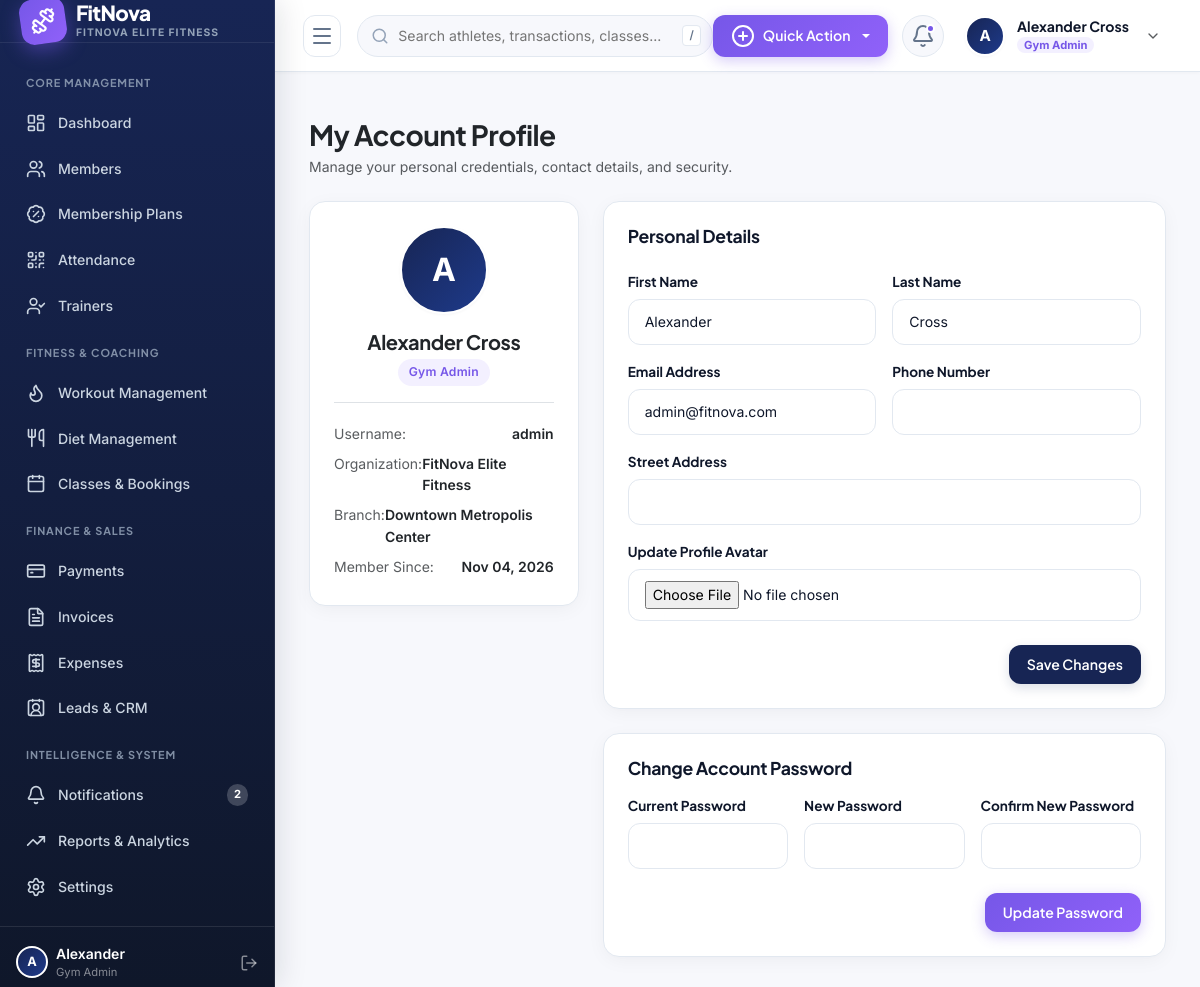
The page /accounts/profile/ (signed in) on the database its author committed.
### apps/accounts/models.py (models this page shows, shortened)
class GymOrganization(models.Model):
    name = models.CharField(max_length=200)
    slug = models.SlugField(max_length=220, unique=True)
    logo = models.ImageField(upload_to='organizations/logos/', null=True, blank=True)
    email = models.EmailField()
    phone = models.CharField(max_length=20)
    website = models.URLField(blank=True, default='')
    tax_id = models.CharField(max_length=50, blank=True, default='', verbose_name='Tax/GST ID')
    currency = models.CharField(max_length=10, default='$')
    is_active = models.BooleanField(default=True)
    created_at = models.DateTimeField(auto_now_add=True)
    updated_at = models.DateTimeField(auto_now=True)
    class Meta:
        verbose_name = 'Gym Organization'
        verbose_name_plural = 'Gym Organizations'
        ordering = ['name']

class User(AbstractUser):
    class Role(models.TextChoices):
        SUPER_ADMIN = 'SUPER_ADMIN', _('Super Admin')
        GYM_ADMIN = 'GYM_ADMIN', _('Gym Admin')
        STAFF = 'STAFF', _('Receptionist / Staff')
        TRAINER = 'TRAINER', _('Trainer')
        MEMBER = 'MEMBER', _('Gym Member')
    class Gender(models.TextChoices):
        MALE = 'MALE', _('Male')
        FEMALE = 'FEMALE', _('Female')
        OTHER = 'OTHER', _('Other')
    role = models.CharField(
        max_length=20,
        choices=Role.choices,
        default=Role.MEMBER,
        db_index=True
    )
    organization = models.ForeignKey(
        GymOrganization,
        on_delete=models.CASCADE,
        null=True,
        blank=True,
        related_name='users'
    )
    branch = models.ForeignKey(
        GymBranch,
        on_delete=models.SET_NULL,
        null=True,
        blank=True,
        related_name='branch_users'
    )
    phone = models.CharField(max_length=20, blank=True, default='')
    profile_picture = models.ImageField(upload_to='profiles/', null=True, blank=True)
    gender = models.CharField(max_length=10, choices=Gender.choices, default=Gender.MALE)
    date_of_birth = models.DateField(null=True, blank=True)
    address = models.TextField(blank=True, default='')
    is_verified = models.BooleanField(default=True)
    class Meta:
        ordering = ['-date_joined']
        indexes = [
            models.Index(fields=['organization', 'role']),
            models.Index(fields=['email']),
        ]
    @property
    def is_member(self):
        return self.role == self.Role.MEMBER

class GymBranch(models.Model):
    organization = models.ForeignKey(GymOrganization, on_delete=models.CASCADE, related_name='branches')
    name = models.CharField(max_length=150)
    code = models.CharField(max_length=20, unique=True)
    address = models.CharField(max_length=255)
    city = models.CharField(max_length=100)
    state = models.CharField(max_length=100)
    zip_code = models.CharField(max_length=20)
    phone = models.CharField(max_length=20)
    email = models.EmailField(blank=True, default='')
    manager_name = models.CharField(max_length=150, blank=True, default='')
    is_main_branch = models.BooleanField(default=False)
    is_active = models.BooleanField(default=True)
    created_at = models.DateTimeField(auto_now_add=True)
    class Meta:
        verbose_name = 'Gym Branch'
        verbose_name_plural = 'Gym Branches'
        ordering = ['organization', 'name']

### apps/accounts/views.py (the view, shortened to what this page needs)
# urls.py: path('profile/', views.profile_view, name='profile'),
@login_required
def profile_view(request):
    user = request.user
    return render(request, 'accounts/profile.html', {'profile_user': user})

### templates/accounts/profile.html (shortened to what this page needs)
{% extends 'base.html' %}
{% block content %}
<div class="row g-4">
  <div class="col-12">
    <div class="d-flex align-items-center justify-content-between">
      <div>
        <h3 class="fw-bold text-dark mb-1">My Account Profile</h3>
        <p class="text-muted small mb-0">Manage your personal credentials, contact details, and security.</p>
      </div>
    </div>
  </div>
  <div class="col-lg-4">
    <div class="fn-card text-center">
      <div class="fn-avatar mx-auto mb-3" style="width: 88px; height: 88px; font-size: 2rem;">
        {% if profile_user.profile_picture %}
        <img src="{{ profile_user.profile_picture.url }}" alt="{{ profile_user.username }}">
        {% else %}
        {{ profile_user.first_name|default:profile_user.username|make_list|first|upper }}
        {% endif %}
      </div>
      <h5 class="fw-bold text-dark mb-1">{{ profile_user.get_full_name|default:profile_user.username }}</h5>
      <div class="fn-badge fn-badge-accent mb-3">{{ profile_user.get_role_display }}</div>
      <div class="border-top pt-3 text-start small">
        <div class="d-flex justify-content-between py-1">
          <span class="text-muted">Username:</span>
          <span class="fw-semibold text-dark">{{ profile_user.username }}</span>
        </div>
        <div class="d-flex justify-content-between py-1">
          <span class="text-muted">Organization:</span>
          <span class="fw-semibold text-dark">{{ profile_user.organization.name|default:"Global Master" }}</span>
        </div>
        <div class="d-flex justify-content-between py-1">
          <span class="text-muted">Branch:</span>
          <span class="fw-semibold text-dark">{{ profile_user.branch.name|default:"Main Headquarters" }}</span>
        </div>
        <div class="d-flex justify-content-between py-1">
          <span class="text-muted">Member Since:</span>
          <span class="fw-semibold text-dark">{{ profile_user.date_joined|date:"M d, Y" }}</span>
        </div>
      </div>
    </div>
  </div>
  <div class="col-lg-8">
    <div class="fn-card mb-4">
      <h5 class="fn-card-title mb-4">Personal Details</h5>
      <form method="POST" action="{% url 'accounts:profile' %}" enctype="multipart/form-data">
        <div class="row g-3">
          <div class="col-md-6">
            <label class="fn-form-label">First Name</label>
            <input type="text" name="first_name" class="fn-input" value="{{ profile_user.first_name }}" required>
          </div>
          <div class="col-md-6">
            <label class="fn-form-label">Last Name</label>
            <input type="text" name="last_name" class="fn-input" value="{{ profile_user.last_name }}" required>
          </div>
          <div class="col-md-6">
            <label class="fn-form-label">Email Address</label>
            <input type="email" name="email" class="fn-input" value="{{ profile_user.email }}" required>
          </div>
          <div class="col-md-6">
            <label class="fn-form-label">Phone Number</label>
            <input type="text" name="phone" class="fn-input" value="{{ profile_user.phone }}">
          </div>
          <div class="col-12">
            <label class="fn-form-label">Street Address</label>
            <input type="text" name="address" class="fn-input" value="{{ profile_user.address }}">
          </div>
          <div class="col-12">
            <label class="fn-form-label">Update Profile Avatar</label>
            <input type="file" name="profile_picture" class="fn-input" accept="image/*">
          </div>
        </div>
        <div class="mt-4 text-end">
          <button type="submit" class="btn btn-fn-primary">Save Changes</button>
        </div>
      </form>
    </div>
    <div class="fn-card">
      <h5 class="fn-card-title mb-3">Change Account Password</h5>
      <form method="POST" action="{% url 'accounts:change_password' %}">
        <div class="row g-3">
          <div class="col-md-4">
            <label class="fn-form-label">Current Password</label>
            <input type="password" name="current_password" class="fn-input" required>
          </div>
          <div class="col-md-4">
            <label class="fn-form-label">New Password</label>
            <input type="password" name="new_password" class="fn-input" required>
          </div>
          <div class="col-md-4">
            <label class="fn-form-label">Confirm New Password</label>
            <input type="password" name="confirm_password" class="fn-input" required>
          </div>
        </div>
        <div class="mt-4 text-end">
          <button type="submit" class="btn btn-fn-accent">Update Password</button>
        </div>
      </form>
    </div>
  </div>
</div>
{% endblock %}

### templates/base.html (shortened to what this page needs)
{% load static %}
<!DOCTYPE html>
<html lang="en">
<head>
  <link href="https://cdn.jsdelivr.net/npm/bootstrap@5.3.3/dist/css/bootstrap.min.css" rel="stylesheet">
  <link rel="stylesheet" href="{% static 'css/fitnova.css' %}">
</head>
<body>
<div class="fn-app-wrapper">
  <aside class="fn-sidebar">
    <a href="{% url 'dashboard:index' %}" class="fn-sidebar-brand">
      <div class="fn-brand-logo-icon">
        <i data-lucide="dumbbell"></i>
      </div>
      <div class="fn-brand-text">
        <span class="fn-brand-title">FitNova</span>
        <span class="fn-brand-badge">{{ current_org.name|default:"GYM SAAS" }}</span>
      </div>
    </a>
    <div class="fn-sidebar-nav">
      <div class="fn-nav-header-title">Core Management</div>
      <a href="{% url 'dashboard:index' %}" class="fn-nav-link {% if request.resolver_match.app_name == 'dashboard' and request.resolver_match.url_name == 'index' %}active{% endif %}">
        <i data-lucide="layout-dashboard"></i>
        <span class="fn-nav-text">Dashboard</span>
      </a>
      {% if not user.is_member %}
      <a href="{% url 'members:member_list' %}" class="fn-nav-link {% if request.resolver_match.app_name == 'members' %}active{% endif %}">
        <i data-lucide="users"></i>
        <span class="fn-nav-text">Members</span>
      </a>
      {% endif %}
      {% if not user.is_member %}
      <a href="{% url 'memberships:plan_list' %}" class="fn-nav-link {% if request.resolver_match.app_name == 'memberships' %}active{% endif %}">
        <i data-lucide="badge-percent"></i>
        <span class="fn-nav-text">Membership Plans</span>
      </a>
      {% endif %}
      <a href="{% url 'attendance:attendance_list' %}" class="fn-nav-link {% if request.resolver_match.app_name == 'attendance' %}active{% endif %}">
        <i data-lucide="qr-code"></i>
        <span class="fn-nav-text">Attendance</span>
      </a>
      {% if not user.is_member %}
      <a href="{% url 'trainers:trainer_list' %}" class="fn-nav-link {% if request.resolver_match.app_name == 'trainers' %}active{% endif %}">
        <i data-lucide="user-check"></i>
        <span class="fn-nav-text">Trainers</span>
      </a>
      {% endif %}
      <div class="fn-nav-header-title">Fitness & Coaching</div>
      <a href="{% url 'fitness:workout_list' %}" class="fn-nav-link {% if request.resolver_match.app_name == 'fitness' and 'workout' in request.path %}active{% endif %}">
        <i data-lucide="flame"></i>
        <span class="fn-nav-text">Workout Management</span>
      </a>
      <a href="{% url 'fitness:diet_list' %}" class="fn-nav-link {% if request.resolver_match.app_name == 'fitness' and 'diet' in request.path %}active{% endif %}">
        <i data-lucide="utensils"></i>
        <span class="fn-nav-text">Diet Management</span>
      </a>
      <a href="{% url 'classes:class_list' %}" class="fn-nav-link {% if request.resolver_match.app_name == 'classes' %}active{% endif %}">
        <i data-lucide="calendar"></i>
        <span class="fn-nav-text">Classes & Bookings</span>
      </a>
      {% if not user.is_member %}
      <div class="fn-nav-header-title">Finance & Sales</div>
      <a href="{% url 'payments:payment_list' %}" class="fn-nav-link {% if request.resolver_match.app_name == 'payments' and request.resolver_match.url_name == 'payment_list' %}active{% endif %}">
        <i data-lucide="credit-card"></i>
        <span class="fn-nav-text">Payments</span>
      </a>
      <a href="{% url 'payments:invoice_list' %}" class="fn-nav-link {% if request.resolver_match.app_name == 'payments' and 'invoice' in request.path %}active{% endif %}">
        <i data-lucide="file-text"></i>
        <span class="fn-nav-text">Invoices</span>
      </a>
      <a href="{% url 'payments:expense_list' %}" class="fn-nav-link {% if request.resolver_match.app_name == 'payments' and 'expense' in request.path %}active{% endif %}">
        <i data-lucide="receipt"></i>
        <span class="fn-nav-text">Expenses</span>
      </a>
      <a href="{% url 'crm:lead_list' %}" class="fn-nav-link {% if request.resolver_match.app_name == 'crm' %}active{% endif %}">
        <i data-lucide="contact-round"></i>
        <span class="fn-nav-text">Leads & CRM</span>
      </a>
      {% endif %}
      <div class="fn-nav-header-title">Intelligence & System</div>
      <a href="{% url 'notifications:list' %}" class="fn-nav-link {% if request.resolver_match.app_name == 'notifications' %}active{% endif %}">
        <i data-lucide="bell"></i>
        <span class="fn-nav-text">Notifications</span>
        {% if unread_notifications_count > 0 %}
        <span class="fn-nav-badge">{{ unread_notifications_count }}</span>
        {% endif %}
      </a>
      {% if not user.is_member %}
      <a href="{% url 'dashboard:reports' %}" class="fn-nav-link {% if request.resolver_match.url_name == 'reports' %}active{% endif %}">
        <i data-lucide="trending-up"></i>
        <span class="fn-nav-text">Reports & Analytics</span>
      </a>
      <a href="{% url 'dashboard:settings' %}" class="fn-nav-link {% if request.resolver_match.url_name == 'settings' %}active{% endif %}">
        <i data-lucide="settings"></i>
        <span class="fn-nav-text">Settings</span>
      </a>
      {% endif %}
    </div>
    <div class="p-3 border-top border-white border-opacity-10 d-flex align-items-center justify-content-between">
      <div class="d-flex align-items-center gap-2">
        <div class="fn-avatar" style="width: 32px; height: 32px; font-size: 0.8rem;">
          {{ user.first_name|default:user.username|make_list|first|upper }}
        </div>
        <div class="fn-brand-text">
          <small class="text-white fw-semibold">{{ user.first_name|default:user.username }}</small>
          <small class="text-white-50" style="font-size: 0.7rem;">{{ user.get_role_display }}</small>
        </div>
      </div>
      <a href="{% url 'accounts:logout' %}" class="text-white-50 hover-white text-decoration-none" title="Sign Out">
        <i data-lucide="log-out" style="width: 18px; height: 18px;"></i>
      </a>
    </div>
  </aside>
  <main class="fn-main-content">
    <header class="fn-topbar">
      <div class="fn-topbar-left">
        <button type="button" class="fn-sidebar-toggle-btn" id="fnSidebarToggle" title="Toggle Navigation">
          <i data-lucide="menu"></i>
        </button>
        <form action="{% url 'dashboard:search' %}" method="GET" class="fn-global-search">
          <input type="text" name="q" id="fnGlobalSearchInput" placeholder="Search athletes, transactions, classes..." value="{{ request.GET.q }}">
          <span class="fn-search-badge">/</span>
        </form>
      </div>
      <div class="fn-topbar-right">
        {% if not user.is_member %}
        <div class="dropdown">
          <button class="btn-fn-accent dropdown-toggle" type="button" data-bs-toggle="dropdown" aria-expanded="false">
            <i data-lucide="plus-circle"></i>
            <span>Quick Action</span>
          </button>
        </div>
        {% endif %}
        <div class="dropdown">
          <a href="#" class="fn-icon-btn {% if unread_notifications_count > 0 %}has-unread{% endif %}" data-bs-toggle="dropdown" aria-expanded="false" title="Notification Center">
            <i data-lucide="bell"></i>
            {% if unread_notifications_count > 0 %}
            <span class="fn-badge-dot"></span>
            {% endif %}
          </a>
        </div>
        <div class="dropdown">
          <div class="fn-user-dropdown" data-bs-toggle="dropdown" aria-expanded="false">
            <div class="fn-avatar">
              {% if user.profile_picture %}
              <img src="{{ user.profile_picture.url }}" alt="{{ user.first_name }}">
              {% else %}
              {{ user.first_name|default:user.username|make_list|first|upper }}
              {% endif %}
            </div>
            <div class="fn-user-meta d-none d-md-flex">
              <span class="fn-user-name">{{ user.get_full_name|default:user.username }}</span>
              <span class="fn-user-role-badge">{{ user.get_role_display }}</span>
            </div>
            <i data-lucide="chevron-down" class="text-muted ms-1" style="width: 16px;"></i>
          </div>
        </div>
      </div>
    </header>
    <div class="container-fluid px-4 pt-3">
    </div>
    <div class="fn-page-container fn-animate-in">
      {% block content %}{% endblock %}
    </div>
  </main>
</div>
</body>
</html>

### rows shown on the page
GymOrganization: name "FITNOVA ELITE FITNESS"
User: first_name|make_list "A", first_name "Alexander", role "Gym Admin", get_full_name "Alexander Cross", username "admin", organization.name "FitNova Elite Fitness", branch.name "Downtown Metropolis Center", date_joined "Nov 04, 2026", last_name "Cross", email "admin@fitnova.com"

### other values the page prints
{{ unread_notifications_count }} "2"
